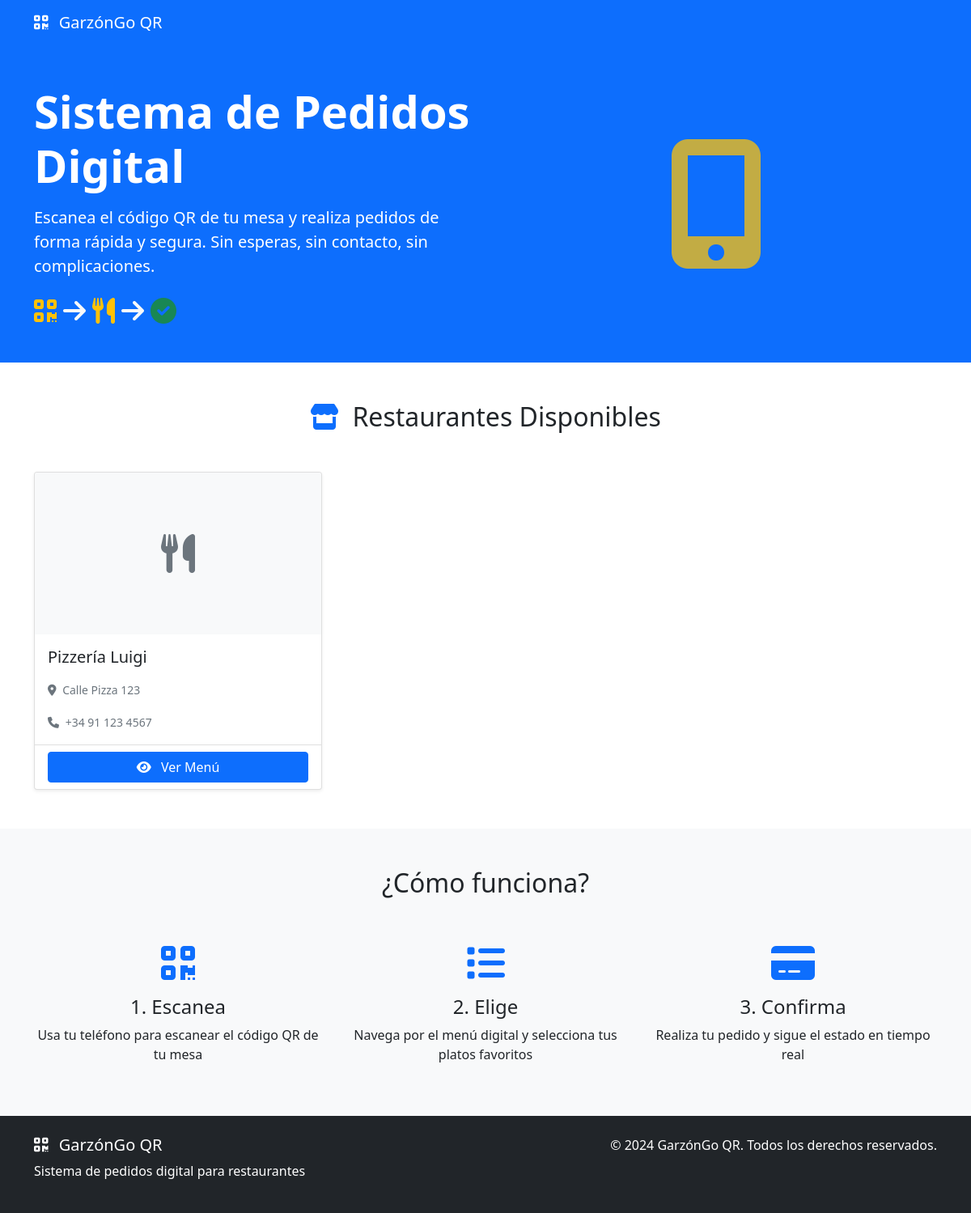
The page / on the database its author committed.
### restaurants/models.py (models this page shows, shortened)
class Restaurant(models.Model):
    tenant = models.OneToOneField(Tenant, on_delete=models.CASCADE,
                                 related_name='restaurant')
    name = models.CharField(max_length=100)
    address = models.TextField()
    phone = models.CharField(max_length=20)
    email = models.EmailField()
    owner = models.ForeignKey(User, on_delete=models.CASCADE,
                            related_name='owned_restaurants')
    is_active = models.BooleanField(default=True)
    opening_time = models.TimeField(null=True, blank=True)
    closing_time = models.TimeField(null=True, blank=True)
    created_at = models.DateTimeField(auto_now_add=True)
    updated_at = models.DateTimeField(auto_now=True)
    class Meta:
        verbose_name = 'Restaurante'
        verbose_name_plural = 'Restaurantes'

### landing_view.py (the view)
# urls.py: path('', landing_view, name='landing'),
def landing_view(request):
    restaurants = Restaurant.objects.filter(
        is_active=True,
        tenant__status='ACTIVE'
    ).select_related('tenant')
    context = {
        'title': 'GarzónGo QR - Sistema de Pedidos Digital',
        'restaurants': restaurants,
    }
    return render(request, 'landing.html', context)

### menu/context_processors.py (called while the page is built)
def cart_processor(request):
    cart_data = {
        'cart_total_items': 0,
        'cart_total_price': 0,
    }
    try:
        if hasattr(request, 'tenant'):
            cart = Cart(request)
            cart_data = {
                'cart_total_items': len(cart),
                'cart_total_price': cart.get_total_price(),
            }
    except Exception:
        pass
    return {
        'cart_info': cart_data,
    }

### templates/landing.html (shortened to what this page needs)
<!DOCTYPE html>
<html lang="es">
<head>
    <link href="https://cdn.jsdelivr.net/npm/bootstrap@5.1.3/dist/css/bootstrap.min.css" rel="stylesheet">
    <link href="https://cdnjs.cloudflare.com/ajax/libs/font-awesome/6.0.0/css/all.min.css" rel="stylesheet">
</head>
<body>
    <nav class="navbar navbar-expand-lg navbar-dark bg-primary">
        <div class="container">
            <a class="navbar-brand" href="/">
                <i class="fas fa-qrcode me-2"></i>
                GarzónGo QR
            </a>
        </div>
    </nav>
    <div class="bg-primary text-white py-5">
        <div class="container">
            <div class="row align-items-center">
                <div class="col-lg-6">
                    <h1 class="display-4 fw-bold mb-3">Sistema de Pedidos Digital</h1>
                    <p class="lead mb-4">
                        Escanea el código QR de tu mesa y realiza pedidos de forma rápida y segura.
                        Sin esperas, sin contacto, sin complicaciones.
                    </p>
                    <div class="d-flex gap-2">
                        <i class="fas fa-qrcode fa-2x text-warning"></i>
                        <i class="fas fa-arrow-right fa-2x text-light"></i>
                        <i class="fas fa-utensils fa-2x text-warning"></i>
                        <i class="fas fa-arrow-right fa-2x text-light"></i>
                        <i class="fas fa-check-circle fa-2x text-success"></i>
                    </div>
                </div>
                <div class="col-lg-6 text-center">
                    <i class="fas fa-mobile-alt fa-10x text-warning opacity-75"></i>
                </div>
            </div>
        </div>
    </div>
    <div class="container py-5">
        <div class="row">
            <div class="col-12">
                <h2 class="text-center mb-5">
                    <i class="fas fa-store text-primary me-2"></i>
                    Restaurantes Disponibles
                </h2>
            </div>
        </div>
        {% if restaurants %}
            <div class="row g-4">
                {% for restaurant in restaurants %}
                <div class="col-md-6 col-lg-4">
                    <div class="card h-100 shadow-sm">
                        {% if restaurant.logo %}
                            <img src="{{ restaurant.logo.url }}" class="card-img-top" style="height: 200px; object-fit: cover;">
                        {% else %}
                            <div class="card-img-top bg-light d-flex align-items-center justify-content-center" style="height: 200px;">
                                <i class="fas fa-utensils fa-3x text-muted"></i>
                            </div>
                        {% endif %}
                        <div class="card-body">
                            <h5 class="card-title">{{ restaurant.name }}</h5>
                            {% if restaurant.address %}
                                <p class="card-text">
                                    <small class="text-muted">
                                        <i class="fas fa-map-marker-alt me-1"></i>
                                        {{ restaurant.address }}
                                    </small>
                                </p>
                            {% endif %}
                            {% if restaurant.phone %}
                                <p class="card-text">
                                    <small class="text-muted">
                                        <i class="fas fa-phone me-1"></i>
                                        {{ restaurant.phone }}
                                    </small>
                                </p>
                            {% endif %}
                        </div>
                        <div class="card-footer bg-transparent">
                            <a href="/{{ restaurant.tenant.slug }}/" class="btn btn-primary w-100">
                                <i class="fas fa-eye me-2"></i>
                                Ver Menú
                            </a>
                        </div>
                    </div>
                </div>
                {% endfor %}
            </div>
        {% endif %}
    </div>
    <div class="bg-light py-5">
        <div class="container">
            <div class="row">
                <div class="col-12 text-center mb-5">
                    <h2>¿Cómo funciona?</h2>
                </div>
            </div>
            <div class="row g-4">
                <div class="col-md-4 text-center">
                    <div class="feature-icon mb-3">
                        <i class="fas fa-qrcode fa-3x text-primary"></i>
                    </div>
                    <h4>1. Escanea</h4>
                    <p>Usa tu teléfono para escanear el código QR de tu mesa</p>
                </div>
                <div class="col-md-4 text-center">
                    <div class="feature-icon mb-3">
                        <i class="fas fa-list fa-3x text-primary"></i>
                    </div>
                    <h4>2. Elige</h4>
                    <p>Navega por el menú digital y selecciona tus platos favoritos</p>
                </div>
                <div class="col-md-4 text-center">
                    <div class="feature-icon mb-3">
                        <i class="fas fa-credit-card fa-3x text-primary"></i>
                    </div>
                    <h4>3. Confirma</h4>
                    <p>Realiza tu pedido y sigue el estado en tiempo real</p>
                </div>
            </div>
        </div>
    </div>
    <footer class="bg-dark text-white py-4">
        <div class="container">
            <div class="row">
                <div class="col-md-6">
                    <h5>
                        <i class="fas fa-qrcode me-2"></i>
                        GarzónGo QR
                    </h5>
                    <p>Sistema de pedidos digital para restaurantes</p>
                </div>
                <div class="col-md-6 text-end">
                    <p class="mb-0">&copy; 2024 GarzónGo QR. Todos los derechos reservados.</p>
                </div>
            </div>
        </div>
    </footer>
</body>
</html>

### rows shown on the page
Restaurant: name "Pizzería Luigi", address "Calle Pizza 123", phone "+34 91 123 4567"
